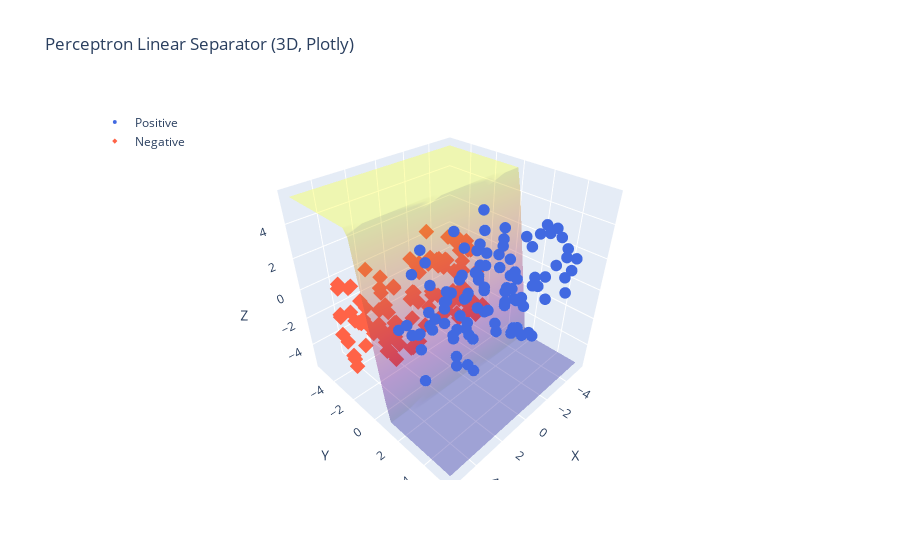

The cell this chart's notebook holds for it:
### Markdown cell above
### 1.b (5 marks)

Create a *3D plot* which showcases the dataset in a 3D-space alongwith the *linear separator* you obtained from `my_perceptron()`. Use two different colors to represent the data points belonging in the two classes for ease of viewing.

### Code cell
import plotly.graph_objects as go

def plot(weights, bias):
    df = pd.read_csv('lab02_dataset_1.csv')
    inputs = df[['X','Y','Z']].to_numpy(dtype=float)
    cls = df['Class'].map({'Negative': -1, 'Positive': 1}).to_numpy(dtype=int)

    # Split for two colors
    pos = (cls == 1)
    neg = (cls == -1)

    fig = go.Figure()

    # Positive class
    fig.add_trace(go.Scatter3d(
        x=inputs[pos,0], y=inputs[pos,1], z=inputs[pos,2],
        mode="markers",
        marker=dict(size=4, symbol="circle", color="royalblue"),
        name="Positive",
        text=["Positive"]*pos.sum(),
        hovertemplate="X=%{x:.3f}<br>Y=%{y:.3f}<br>Z=%{z:.3f}<br>%{text}"
    ))

    # Negative class
    fig.add_trace(go.Scatter3d(
        x=inputs[neg,0], y=inputs[neg,1], z=inputs[neg,2],
        mode="markers",
        marker=dict(size=4, symbol="diamond", color="tomato"),
        name="Negative",
        text=["Negative"]*neg.sum(),
        hovertemplate="X=%{x:.3f}<br>Y=%{y:.3f}<br>Z=%{z:.3f}<br>%{text}"
    ))

    x_min, x_max = inputs[:,0].min(), inputs[:,0].max()
    y_min, y_max = inputs[:,1].min(), inputs[:,1].max()
    z_min, z_max = inputs[:,2].min(), inputs[:,2].max()

    pad = 0.05
    x_range, y_range, z_range = x_max-x_min, y_max-y_min, z_max-z_min
    x_min, x_max = x_min - pad*x_range, x_max + pad*x_range
    y_min, y_max = y_min - pad*y_range, y_max + pad*y_range
    z_min, z_max = z_min - pad*z_range, z_max + pad*z_range

    grid = 40

    x_grid = np.linspace(x_min, x_max, grid)
    y_grid = np.linspace(y_min, y_max, grid)
    X_grid, Y_grid = np.meshgrid(x_grid, y_grid)
    Z_grid = -(weights[0]*X_grid + weights[1]*Y_grid + bias) / weights[2]
    Z_grid = np.clip(Z_grid, z_min, z_max)
    fig.add_trace(go.Surface(
        x=X_grid, y=Y_grid, z=Z_grid,
        opacity=0.35, showscale=False,
        name="separator"
    ))
    
    fig.update_layout(
        title="Perceptron Linear Separator (3D, Plotly)",
        scene=dict(
            xaxis_title="X", yaxis_title="Y", zaxis_title="Z",
            aspectmode="data"
        ),
        legend=dict(x=0.02, y=0.98)
    )

    fig.show()

    
if __name__ == "__main__":
    weights, bias = my_perceptron()
    plot(weights, bias)

### Figure 1 — Plotly figure (JSON) as saved in the notebook; plotly's stock layout.template omitted (floating-point values rounded to 4 significant figures; data arrays with more than 128 entries replaced by an {"elided": "..."} marker saying what was removed)
{"data": [{"hovertemplate": "X=%{x:.3f}<br>Y=%{y:.3f}<br>Z=%{z:.3f}<br>%{text}", "marker": {"color": "royalblue", "size": 4, "symbol": "circle"}, "mode": "markers", "name": "Positive", "text": ["Positive", "Positive", "Positive", "Positive", "Positive", "Positive", "Positive", "Positive", "Positive", "Positive", "Positive", "Positive", "Positive", "Positive", "Positive", "Positive", "Positive", "Positive", "Positive", "Positive", "Positive", "Positive", "Positive", "Positive", "Positive", "Positive", "Positive", "Positive", "Positive", "Positive", "Positive", "Positive", "Positive", "Positive", "Positive", "Positive", "Positive", "Positive", "Positive", "Positive", "Positive", "Positive", "Positive", "Positive", "Positive", "Positive", "Positive", "Positive", "Positive", "Positive", "Positive", "Positive", "Positive", "Positive", "Positive", "Positive", "Positive", "Positive", "Positive", "Positive", "Positive", "Positive", "Positive", "Positive", "Positive", "Positive", "Positive", "Positive", "Positive", "Positive", "Positive", "Positive", "Positive", "Positive", "Positive", "Positive", "Positive", "Positive", "Positive", "Positive", "Positive", "Positive", "Positive", "Positive", "Positive", "Positive", "Positive", "Positive", "Positive", "Positive", "Positive", "Positive", "Positive", "Positive", "Positive", "Positive", "Positive", "Positive", "Positive", "Positive"], "type": "scatter3d", "x": [-2.774, -3.417, -3.717, -4.574, -0.06504, -1.67, 0.862, 1.71, 0.6548, 1.093, -0.6856, 3.123, 4.028, -2.851, -4.284, 0.5053, 0.3575, -1.13, -0.608, 3.311, -2.555, 0.2354, 1.943, 4.393, -1.249, 2.914, 3.301, -3.355, -1.793, 1.83, -0.4016, -3.684, -4.457, -4.95, 3.487, -1.88, -0.4645, 4.546, 4.853, 4.493, 2.325, 2.965, 2.933, -0.3406, -3.775, 4.029, -0.2121, -3.438, -1.397, 3.01, -3.507, 0.6589, 4.619, -3.758, -4.772, -0.1093, 3.557, 2.976, 4.626, 2.409, 4.061, 1.576, -0.442, -0.6208, 3.053, -0.6252, -2.768, -2.989, -4.137, 0.6535, 3.195, 3.256, -1.126, 4.426, -3.632, 2.39, 1.905, -0.4555, 3.812, 3.046, 3.878, -1.67, -0.317, 0.212, 4.157, -1.061, 2.004, -0.445, -1.749, 2.428, 3.86, 1.196, -1.102, 4.912, 3.887, -1.77, 3.894, -4.068, 2.982, 1.733], "y": [4.645, 4.79, 3.51, 3.039, 1.946, 2.161, 2.11, 1.929, 4.857, 3.361, 1.419, 2.126, 3.688, 4.255, 3.54, 3.801, 3.636, 1.191, 1.999, 2.024, 2.464, 3.473, 3.005, 1.548, 1.213, 2.539, 4.257, 1.796, 3.18, 2.428, 4.663, 2.939, 4.804, 2.495, 4.495, 3.33, 3.411, 3.282, 4.902, 1.039, 3.051, 1.726, 4.098, 4.402, 4.993, 3.818, 4.151, 4.79, 2.329, 3.22, 1.202, 2.583, 2.771, 4.696, 4.325, 4.776, 3.965, 2.736, 2.635, 3.236, 1.698, 3.364, 3.444, 4.884, 4.213, 4.919, 3.134, 4.609, 2.906, 2.405, 4.694, 1.698, 1.114, 4.792, 1.491, 4.674, 4.724, 1.385, 4.381, 1.135, 1.847, 2.633, 2.158, 2.594, 1.599, 4.854, 1.593, 2.844, 2.672, 4.438, 4.267, 4.612, 3.571, 3.315, 4.673, 3.485, 4.065, 2.598, 1.58, 3.305], "z": [2.412, 3.158, 3.414, 0.1281, 1.807, 3.991, 1.273, 4.966, 0.5579, 4.204, 3.167, 0.9405, 2.884, 0.0931, 3.505, 4.854, -0.5862, 4.807, -0.7571, 2.902, -0.6634, 3.116, 2.045, 0.9514, 3.646, 2.043, 1.727, 0.4569, -0.011, 2.689, -0.6765, 3.178, 2.142, 3.085, 2.303, 3.867, 0.5053, 2.754, 4.73, 0.4165, 3.467, -0.07331, -0.8012, -0.292, 1.812, 3.361, -0.7315, 2.645, 3.136, 0.318, -0.999, 0.5079, 0.3835, 1.238, -0.4313, 1.383, 1.649, 2.746, 1.17, 4.944, 3.674, 3.011, 0.7595, 2.832, 1.198, -0.476, 2.866, 3.886, -0.3698, 3.753, -0.5657, 3.921, 1.592, 1.194, -0.9877, 2.449, 1.479, 1.55, 2.789, 4.236, 0.3012, 2.383, 2.393, 1.361, 0.2269, -0.9977, -0.2841, 3.26, 1.366, 3.563, -0.1057, 2.804, 1.886, -0.9797, 3.831, 0.3612, 1.584, -0.4503, 0.127, -0.4429]}, {"hovertemplate": "X=%{x:.3f}<br>Y=%{y:.3f}<br>Z=%{z:.3f}<br>%{text}", "marker": {"color": "tomato", "size": 4, "symbol": "diamond"}, "mode": "markers", "name": "Negative", "text": ["Negative", "Negative", "Negative", "Negative", "Negative", "Negative", "Negative", "Negative", "Negative", "Negative", "Negative", "Negative", "Negative", "Negative", "Negative", "Negative", "Negative", "Negative", "Negative", "Negative", "Negative", "Negative", "Negative", "Negative", "Negative", "Negative", "Negative", "Negative", "Negative", "Negative", "Negative", "Negative", "Negative", "Negative", "Negative", "Negative", "Negative", "Negative", "Negative", "Negative", "Negative", "Negative", "Negative", "Negative", "Negative", "Negative", "Negative", "Negative", "Negative", "Negative", "Negative", "Negative", "Negative", "Negative", "Negative", "Negative", "Negative", "Negative", "Negative", "Negative", "Negative", "Negative", "Negative", "Negative", "Negative", "Negative", "Negative", "Negative", "Negative", "Negative", "Negative", "Negative", "Negative", "Negative", "Negative", "Negative", "Negative", "Negative", "Negative", "Negative", "Negative", "Negative", "Negative", "Negative", "Negative", "Negative", "Negative", "Negative", "Negative", "Negative", "Negative", "Negative", "Negative", "Negative", "Negative", "Negative", "Negative", "Negative", "Negative", "Negative"], "type": "scatter3d", "x": [-2.153, 3.355, 2.891, -2.83, 3.245, 2.115, 4.956, -3.59, 3.445, -4.559, -2.331, -2.085, 2.78, 4.298, -2.261, -4.472, -3.454, 2.419, -1.215, -2.646, 3.658, 3.877, -1.607, -2.764, -3.09, -2.752, 0.01862, 3.478, -1.961, 2.17, -0.9268, -0.01333, 0.7811, 4.661, -1.005, -4.236, 4.619, -4.935, 3.774, 2.64, -4.287, 1.337, 0.2823, 4.416, -3.412, -2.177, 4.406, -1.54, -3.572, -0.3919, 2.533, 3.513, -3.815, 4.473, -0.3568, 1.726, 0.4222, -3.045, 0.732, -4.869, 3.108, 2.078, 1.755, 0.2744, -4.765, -3.077, -2.663, -3.702, 3.708, 3.881, -1.909, 2.894, 1.251, 1.905, 4.291, -3.261, 0.9332, 4.478, 3.535, 4.985, -3.207, 1.187, 2.04, 4.896, -1.908, -0.07594, 3.207, -4.542, 3.924, -1.98, 2.373, -4.192, 2.105, 3.612, -0.615, -4.302, -1.815, 1.797, -0.4223, 2.977], "y": [-1.91, -1.803, -1.188, -2.024, -2.432, -2.299, -3.458, -1.202, -1.302, -1.913, -1.735, -3.793, -1.621, -4.802, -2.308, -2.423, -1.912, -2.591, -2.337, -3.818, -4.48, -2.522, -2.644, -1.277, -1.476, -4.9, -1.709, -4.937, -4.015, -3.878, -1.838, -2.528, -1.638, -1.926, -1.402, -3.101, -1.829, -2.695, -3.665, -2.866, -1.968, -1.495, -4.749, -4.267, -3.365, -1.373, -3.611, -3.268, -2.418, -1.956, -2.118, -1.505, -3.305, -4.066, -3.95, -4.217, -2.226, -3.35, -1.362, -4.453, -4.361, -4.969, -1.352, -2.97, -3.367, -2.705, -1.856, -1.945, -3.232, -3.81, -2.59, -1.566, -1.339, -4.266, -4.326, -3.463, -3.936, -4.357, -2.621, -2.45, -2.312, -3.779, -1.172, -2.816, -2.469, -2.868, -1.694, -2.68, -2.504, -2.272, -1.852, -2.748, -3.561, -4.339, -4.202, -1.249, -1.148, -3.932, -3.78, -2.587], "z": [-2.089, -2.85, -1.723, 0.5051, -1.959, 0.1462, -1.069, -4.377, -3.173, -1.562, -3.869, -3.354, -2.684, -3.532, -3.36, -4.479, 0.3216, -1.667, 0.4132, -3.678, -0.2997, -1.757, -0.3377, -2.414, -4.024, 0.7114, 0.9242, -2.361, -4.425, -2.319, 0.8124, 0.6263, 0.7528, -0.7914, 0.9287, -1.337, 0.7053, -4.748, -2.259, 0.01162, -4.743, -0.2465, -2.082, 0.1439, -3.917, -2.508, -4.666, 0.01808, -1.474, -1.273, -2.624, -3.231, 0.6358, 0.5675, -2.867, -4.97, 0.7059, -0.8575, -2.859, -0.6006, -4.891, 0.01473, -3.986, 0.8257, -3.95, -1.39, -4.519, -4.078, -1.78, 0.2728, -4.227, -4.319, -3.81, -4.193, -3.812, 0.6814, -4.028, -1.669, -2.583, -4.039, -1.09, -3.839, -3.729, -3.517, -0.4881, -2.382, -0.2245, -0.4427, -0.4575, -3.785, -3.654, 0.3302, -0.9468, -2.607, -4.717, -4.003, -1.612, -0.1729, -2.259, -1.178]}, {"name": "separator", "opacity": 0.35, "showscale": false, "type": "surface", "x": {"elided": "40x40 float values"}, "y": {"elided": "40x40 float values"}, "z": {"elided": "40x40 float values"}}], "layout": {"legend": {"x": 0.02, "y": 0.98}, "scene": {"aspectmode": "data", "xaxis": {"title": {"text": "X"}}, "yaxis": {"title": {"text": "Y"}}, "zaxis": {"title": {"text": "Z"}}}, "title": {"text": "Perceptron Linear Separator (3D, Plotly)"}}}
